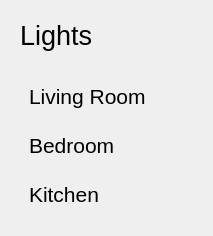
<?xml version='1.0' encoding='UTF-8'?>
<ui version="4.0">
  <class>LightsPanel</class>
  <widget class="QWidget" name="lightsContainer">
    <layout class="QVBoxLayout" name="verticalLayout_10">
      <item>
        <widget class="QWidget" name="lightsHeaderContainer" native="true">
          <property name="sizePolicy">
            <sizepolicy hsizetype="Preferred" vsizetype="Maximum">
              <horstretch>0</horstretch>
              <verstretch>0</verstretch>
            </sizepolicy>
          </property>
          <layout class="QHBoxLayout" name="horizontalLayout_6">
            <item>
              <widget class="QLabel" name="lightsLabel">
                <property name="enabled">
                  <bool>true</bool>
                </property>
                <property name="font">
                  <font>
                    <pointsize>20</pointsize>
                  </font>
                </property>
                <property name="text">
                  <string>Lights</string>
                </property>
              </widget>
            </item>
          </layout>
        </widget>
      </item>
      <item alignment="Qt::AlignTop">
        <widget class="QWidget" name="lightsList" native="true">
          <property name="styleSheet">
            <string notr="true">
              QPushButton {
                border: none;
                background-color: transparent;
              }

              #livingRoomLight, #bedroomLight, #kitchenLight {
                border-radius: 8px;
              }

              #livingRoomLight:hover, #bedroomLight:hover, #kitchenLight:hover {
                background-color: #434158;
              }
            </string>
          </property>
          <layout class="QVBoxLayout" name="verticalLayout_6">
            <item>
              <widget class="QWidget" name="livingRoomLight" native="true">
                <layout class="QHBoxLayout" name="horizontalLayout_10">
                  <item>
                    <widget class="QLabel" name="livingRoomLightLabel">
                      <property name="font">
                        <font>
                          <pointsize>16</pointsize>
                        </font>
                      </property>
                      <property name="text">
                        <string>Living Room</string>
                      </property>
                    </widget>
                  </item>
                  <item alignment="Qt::AlignRight">
                    <widget class="QPushButton" name="livingRoomLightBtn">
                      <property name="cursor">
                        <cursorShape>PointingHandCursor</cursorShape>
                      </property>
                      <property name="text">
                        <string />
                      </property>
                      <property name="icon">
                        <iconset>
                          <normaloff>:/icons/toggle-off-colored.svg</normaloff>:/icons/toggle-off-colored.svg</iconset>
                      </property>
                      <property name="iconSize">
                        <size>
                          <width>48</width>
                          <height>48</height>
                        </size>
                      </property>
                      <property name="checkable">
                        <bool>true</bool>
                      </property>
                    </widget>
                  </item>
                </layout>
              </widget>
            </item>
            <item>
              <widget class="QWidget" name="bedroomLight" native="true">
                <layout class="QHBoxLayout" name="horizontalLayout_11">
                  <item>
                    <widget class="QLabel" name="bedroomLightLabel">
                      <property name="font">
                        <font>
                          <pointsize>16</pointsize>
                        </font>
                      </property>
                      <property name="text">
                        <string>Bedroom</string>
                      </property>
                    </widget>
                  </item>
                  <item alignment="Qt::AlignRight">
                    <widget class="QPushButton" name="bedroomLightBtn">
                      <property name="cursor">
                        <cursorShape>PointingHandCursor</cursorShape>
                      </property>
                      <property name="text">
                        <string />
                      </property>
                      <property name="icon">
                        <iconset>
                          <normaloff>:/icons/toggle-off-colored.svg</normaloff>:/icons/toggle-off-colored.svg</iconset>
                      </property>
                      <property name="iconSize">
                        <size>
                          <width>48</width>
                          <height>48</height>
                        </size>
                      </property>
                      <property name="checkable">
                        <bool>true</bool>
                      </property>
                    </widget>
                  </item>
                </layout>
              </widget>
            </item>
            <item>
              <widget class="QWidget" name="kitchenLight" native="true">
                <layout class="QHBoxLayout" name="horizontalLayout_12">
                  <item>
                    <widget class="QLabel" name="kitchenLightLabel">
                      <property name="font">
                        <font>
                          <pointsize>16</pointsize>
                        </font>
                      </property>
                      <property name="text">
                        <string>Kitchen</string>
                      </property>
                    </widget>
                  </item>
                  <item alignment="Qt::AlignRight">
                    <widget class="QPushButton" name="kitchenLightBtn">
                      <property name="cursor">
                        <cursorShape>PointingHandCursor</cursorShape>
                      </property>
                      <property name="text">
                        <string />
                      </property>
                      <property name="icon">
                        <iconset>
                          <normaloff>:/icons/toggle-off-colored.svg</normaloff>:/icons/toggle-off-colored.svg</iconset>
                      </property>
                      <property name="iconSize">
                        <size>
                          <width>48</width>
                          <height>48</height>
                        </size>
                      </property>
                      <property name="checkable">
                        <bool>true</bool>
                      </property>
                    </widget>
                  </item>
                </layout>
              </widget>
            </item>
          </layout>
        </widget>
      </item>
    </layout>
  </widget>
  <resources />
  <connections />
</ui>
